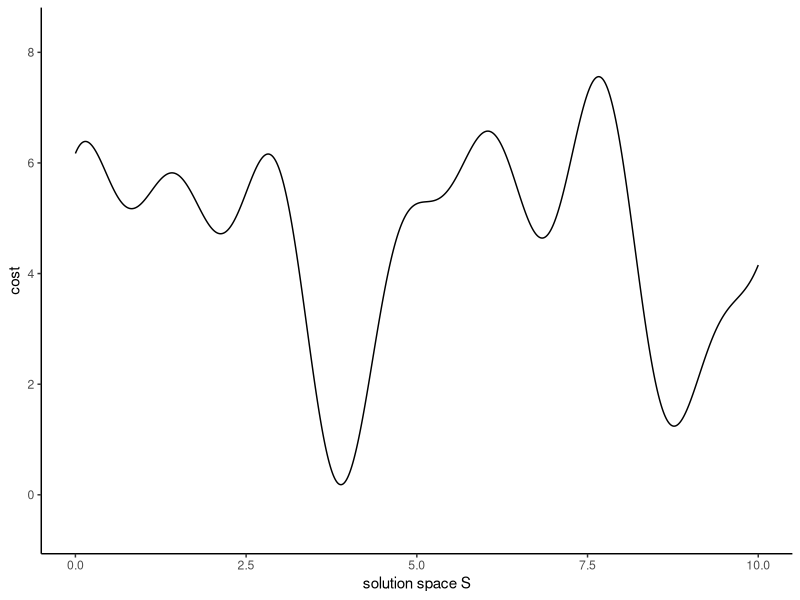
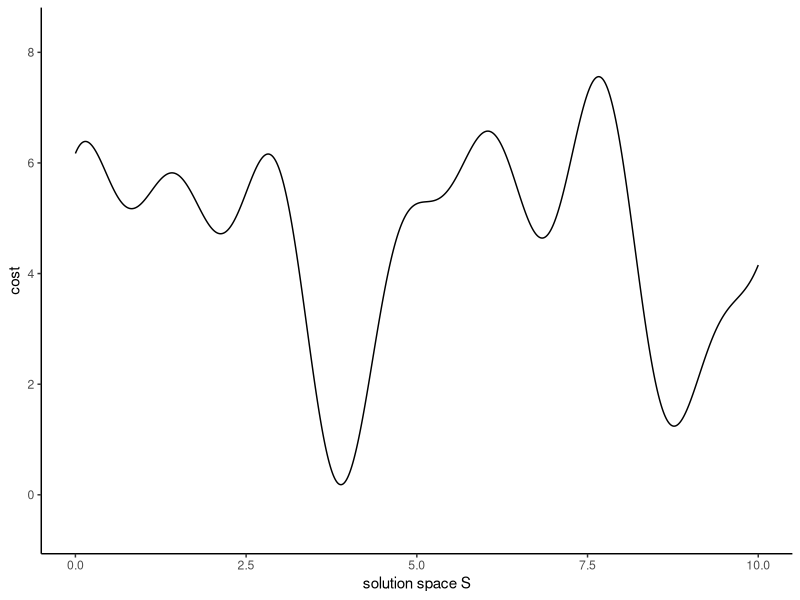

Write the R code that produced these figures, in order.
## ---- chunk 1
# Load required library
library(ggplot2)

# Create the solution space (x-axis)
x <- seq(0, 10, length.out = 1000)

# Create a complex cost function with multiple local minima
# Using a combination of functions to create the landscape similar to the image
cost <- 4 + 2*sin(1.2*x) + 1.5*sin(2.5*x + 1) + sin(4*x + 2) + 
        0.3*x - 0.05*x^2 + 0.003*x^3


# Create the plot
p <- ggplot(data.frame(x = x, cost = cost), aes(x = x, y = cost)) +
  geom_line(size = 0.5, color = "black") +
  
  # Customize axes and labels
  labs(x = "solution space S", y = "cost") +
  theme_classic() +
  
  # Set axis limits to match the image proportions
  xlim(0, 10) +
  ylim(min(cost) - 0.8, max(cost) + 0.8)
print(p)
ggsave("iterated_local_search.png", plot = p, width = 8, height = 6, dpi = 300)
